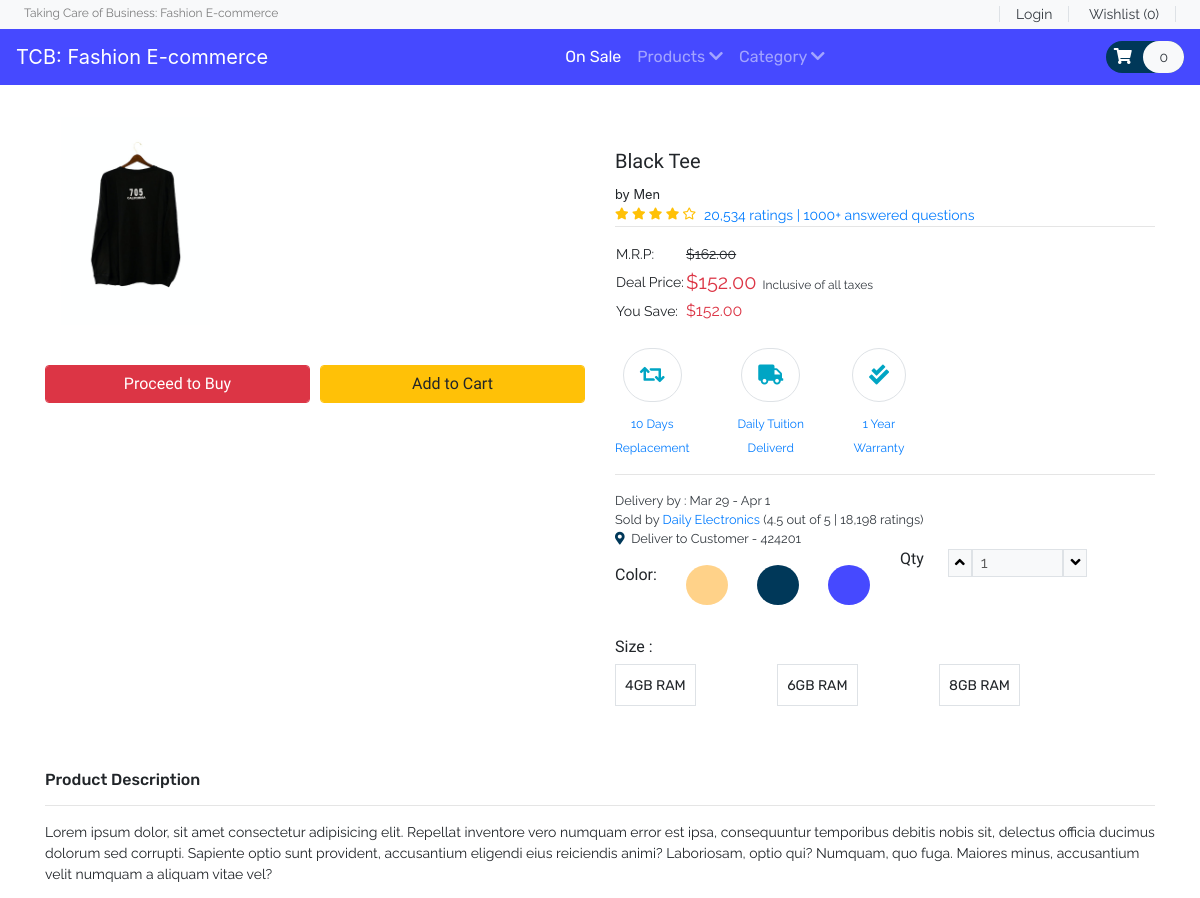
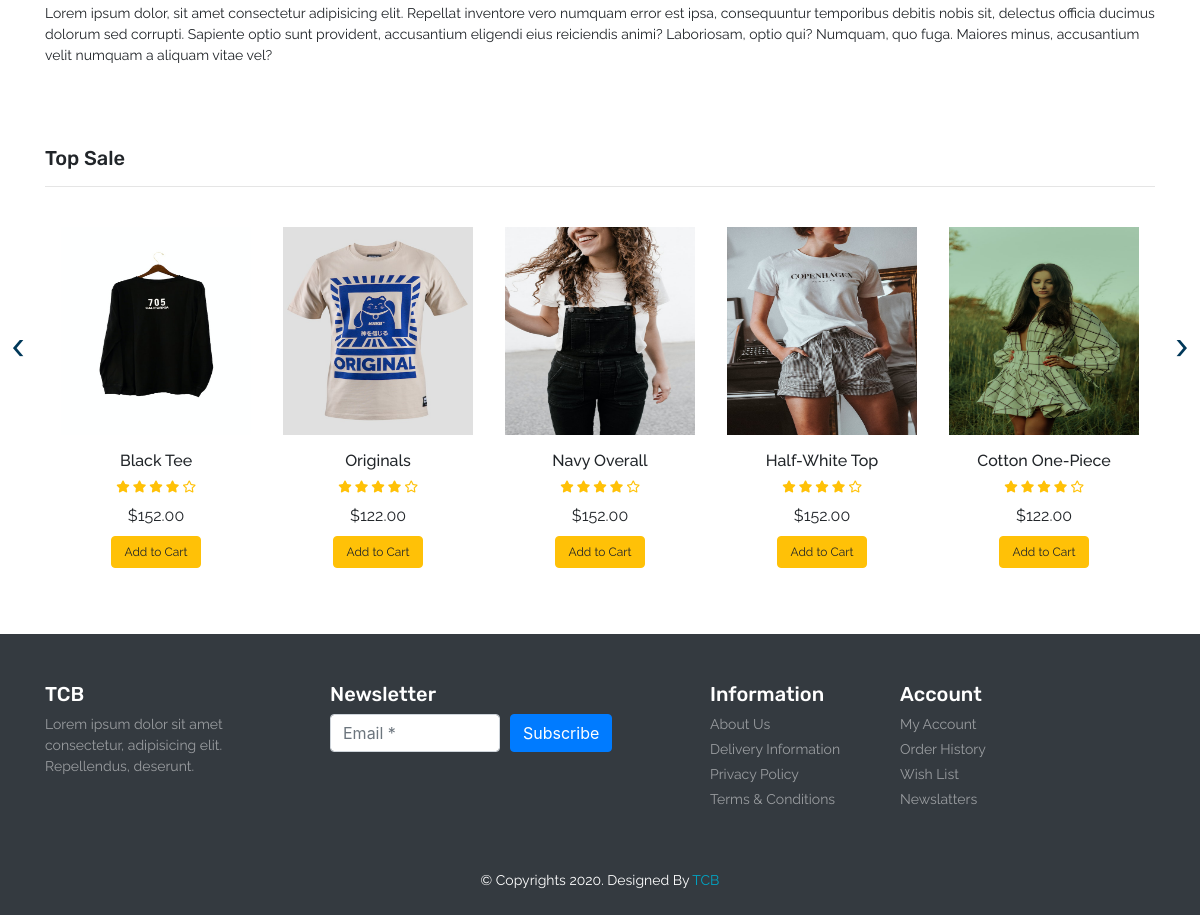
The page /product.php on the database its author committed (2 pictures, top to bottom).
### tables this page shows
CREATE TABLE `product` (
  `item_id` int(11) NOT NULL,
  `item_brand` varchar(200) NOT NULL,
  `item_name` varchar(255) NOT NULL,
  `item_price` double(10,2) NOT NULL,
  `item_image` varchar(255) NOT NULL,
  `item_register` datetime DEFAULT NULL
);

### database/DBController.php (called while the page is built, shortened)
<?php
class DBController
{
    protected $host = 'localhost';
    protected $user = 'root';
    protected $password = '';
    protected $database = "shopee";
    public function __construct()
    {
        $this->con = mysqli_connect($this->host, $this->user, $this->password, $this->database);
    }
}

### functions.php (called while the page is built, shortened)
<?php
require ('database/DBController.php');
require ('database/Product.php');
$db = new DBController();
$product = new Product($db);
$product_shuffle = $product->getData();
$Cart = new Cart($db );

### database/Product.php (called while the page is built, shortened)
<?php
class Product
{
    public $db = null;
    public function __construct(DBController $db)
    {
        $this->db = $db;
    }
    public function getData($table = 'product'){
        $result = $this->db->con->query("SELECT * FROM {$table}");
        $resultArray = array();
        while ($item = mysqli_fetch_array($result, MYSQLI_ASSOC)){
            $resultArray[] = $item;
        }
        return $resultArray;
    }
}

### product.php (called while the page is built)
<?php
include ('header.php');
?>
<?php
    include ('Template/_products.php');
    include ('Template/_top-sale.php');
?>
<?php
include ('footer.php');
?>

### Template/_top-sale.php (the view, shortened to what this page needs)
<?php
    shuffle($product_shuffle);
?>
<section id="top-sale">
    <div class="container py-5">
        <h4 class="font-rubik font-size-20">Top Sale</h4>
        <hr>
        <div class="owl-carousel owl-theme">
            <?php foreach ($product_shuffle as $item) { ?>
            <div class="item py-2">
                <div class="product font-rale">
                    <a href="<?php printf('%s?item_id=%s', 'product.php',  $item['item_id']); ?>"><img src="<?php echo $item['item_image'] ?? "./assets/products/1.png"; ?>" alt="product1" class="img-fluid"></a>
                    <div class="text-center">
                        <h6><?php echo  $item['item_name'] ?? "Unknown";  ?></h6>
                        <div class="rating text-warning font-size-12">
                            <span><i class="fas fa-star"></i></span>
                            <span><i class="fas fa-star"></i></span>
                            <span><i class="fas fa-star"></i></span>
                            <span><i class="fas fa-star"></i></span>
                            <span><i class="far fa-star"></i></span>
                        </div>
                        <div class="price py-2">
                            <span>$<?php echo $item['item_price'] ?? '0' ; ?></span>
                        </div>
                        <form method="post">
                            <?php
                            if (in_array($item['item_id'], $Cart->getCartId($product->getData('cart')) ?? [])){
                                echo '<button type="submit" disabled class="btn btn-success font-size-12">In the Cart</button>';
                            }else{
                                echo '<button type="submit" name="top_sale_submit" class="btn btn-warning font-size-12">Add to Cart</button>';
                            }
                            ?>
                        </form>
                    </div>
                </div>
            </div>
            <?php }  ?>
        </div>
    </div>
</section>

### Template/_products.php
<?php
    $item_id = $_GET['item_id'] ?? 1;
    foreach ($product->getData() as $item) :
        if ($item['item_id'] == $item_id) :
?>
<section id="product" class="py-3">
    <div class="container">
        <div class="row">
            <div class="col-sm-6">
                <img src="<?php echo $item['item_image'] ?? "./assets/products/1.png" ?>" alt="product" class="img-fluid">
                <div class="form-row pt-4 font-size-16 font-baloo">
                    <div class="col">
                        <button type="submit" class="btn btn-danger form-control">Proceed to Buy</button>
                    </div>
                    <div class="col">
                        <?php
                        if (in_array($item['item_id'], $Cart->getCartId($product->getData('cart')) ?? [])){
                            echo '<button type="submit" disabled class="btn btn-success font-size-16 form-control">In the Cart</button>';
                        }else{
                            echo '<button type="submit" name="top_sale_submit" class="btn btn-warning font-size-16 form-control">Add to Cart</button>';
                        }
                        ?>
                    </div>
                </div>
            </div>
            <div class="col-sm-6 py-5">
                <h5 class="font-baloo font-size-20"><?php echo $item['item_name'] ?? "Unknown"; ?></h5>
                <small>by <?php echo $item['item_brand'] ?? "Brand"; ?></small>
                <div class="d-flex">
                    <div class="rating text-warning font-size-12">
                        <span><i class="fas fa-star"></i></span>
                        <span><i class="fas fa-star"></i></span>
                        <span><i class="fas fa-star"></i></span>
                        <span><i class="fas fa-star"></i></span>
                        <span><i class="far fa-star"></i></span>
                    </div>
                    <a href="#" class="px-2 font-rale font-size-14">20,534 ratings | 1000+ answered questions</a>
                </div>
                <hr class="m-0">
                <table class="my-3">
                    <tr class="font-rale font-size-14">
                        <td>M.R.P:</td>
                        <td><strike>$162.00</strike></td>
                    </tr>
                    <tr class="font-rale font-size-14">
                        <td>Deal Price:</td>
                        <td class="font-size-20 text-danger">$<span><?php echo $item['item_price'] ?? 0; ?></span><small class="text-dark font-size-12">&nbsp;&nbsp;Inclusive of all taxes</small></td>
                    </tr>
                    <tr class="font-rale font-size-14">
                        <td>You Save:</td>
                        <td><span class="font-size-16 text-danger">$152.00</span></td>
                    </tr>
                </table>
                <div id="policy">
                    <div class="d-flex">
                        <div class="return text-center mr-5">
                            <div class="font-size-20 my-2 color-second">
                                <span class="fas fa-retweet border p-3 rounded-pill"></span>
                            </div>
                            <a href="#" class="font-rale font-size-12">10 Days <br> Replacement</a>
                        </div>
                        <div class="return text-center mr-5">
                            <div class="font-size-20 my-2 color-second">
                                <span class="fas fa-truck  border p-3 rounded-pill"></span>
                            </div>
                            <a href="#" class="font-rale font-size-12">Daily Tuition <br>Deliverd</a>
                        </div>
                        <div class="return text-center mr-5">
                            <div class="font-size-20 my-2 color-second">
                                <span class="fas fa-check-double border p-3 rounded-pill"></span>
                            </div>
                            <a href="#" class="font-rale font-size-12">1 Year <br>Warranty</a>
                        </div>
                    </div>
                </div>
                <hr>
                <div id="order-details" class="font-rale d-flex flex-column text-dark">
                    <small>Delivery by : Mar 29  - Apr 1</small>
                    <small>Sold by <a href="#">Daily Electronics </a>(4.5 out of 5 | 18,198 ratings)</small>
                    <small><i class="fas fa-map-marker-alt color-primary"></i>&nbsp;&nbsp;Deliver to Customer - 424201</small>
                </div>
                <div class="row">
                    <div class="col-6">
                        <div class="color my-3">
                            <div class="d-flex justify-content-between">
                                <h6 class="font-baloo">Color:</h6>
                                <div class="p-2 color-yellow-bg rounded-circle"><button class="btn font-size-14"></button></div>
                                <div class="p-2 color-primary-bg rounded-circle"><button class="btn font-size-14"></button></div>
                                <div class="p-2 color-second-bg rounded-circle"><button class="btn font-size-14"></button></div>
                            </div>
                        </div>
                    </div>
                    <div class="col-6">
                        <div class="qty d-flex">
                            <h6 class="font-baloo">Qty</h6>
                            <div class="px-4 d-flex font-rale">
                                <button class="qty-up border bg-light" data-id="pro1"><i class="fas fa-angle-up"></i></button>
                                <input type="text" data-id="pro1" class="qty_input border px-2 w-50 bg-light" disabled value="1" placeholder="1">
                                <button data-id="pro1" class="qty-down border bg-light"><i class="fas fa-angle-down"></i></button>
                            </div>
                        </div>
                    </div>
                </div>
                <div class="size my-3">
                    <h6 class="font-baloo">Size :</h6>
                    <div class="d-flex justify-content-between w-75">
                        <div class="font-rubik border p-2">
                            <button class="btn p-0 font-size-14">4GB RAM</button>
                        </div>
                        <div class="font-rubik border p-2">
                            <button class="btn p-0 font-size-14">6GB RAM</button>
                        </div>
                        <div class="font-rubik border p-2">
                            <button class="btn p-0 font-size-14">8GB RAM</button>
                        </div>
                    </div>
                </div>
            </div>
            <div class="col-12">
                <h6 class="font-rubik">Product Description</h6>
                <hr>
                <p class="font-rale font-size-14">Lorem ipsum dolor, sit amet consectetur adipisicing elit. Repellat inventore vero numquam error est ipsa, consequuntur temporibus debitis nobis sit, delectus officia ducimus dolorum sed corrupti. Sapiente optio sunt provident, accusantium eligendi eius reiciendis animi? Laboriosam, optio qui? Numquam, quo fuga. Maiores minus, accusantium velit numquam a aliquam vitae vel?</p>
                <p class="font-rale font-size-14">Lorem ipsum dolor, sit amet consectetur adipisicing elit. Repellat inventore vero numquam error est ipsa, consequuntur temporibus debitis nobis sit, delectus officia ducimus dolorum sed corrupti. Sapiente optio sunt provident, accusantium eligendi eius reiciendis animi? Laboriosam, optio qui? Numquam, quo fuga. Maiores minus, accusantium velit numquam a aliquam vitae vel?</p>
            </div>
        </div>
    </div>
</section>
<?php
        endif;
        endforeach;
?>

### style.css (style rules this page uses)
button, button:focus { outline: none !important; box-shadow: none !important; }
.font-baloo { font-family: "Baloo Thambi 2", cursive; }
.font-rale { font-family: "Raleway", cursive; }
.font-rubik { font-family: "Rubik", cursive; }
.font-size-12 { font-size: 12px; }
.font-size-14 { font-size: 14px; }
.font-size-16 { font-size: 16px; }
.font-size-20 { font-size: 20px; }
.color-primary { color: #003859; }
.color-primary-bg { background: #003859; }
.color-second { color: #00A5C4; }
.color-second-bg { background: #4649FF; }
.color-yellow-bg { background: #FFD289; }
#top-sale .owl-carousel .item .product a { overflow: hidden; }
#top-sale .owl-carousel .item .product img { transition: transform 0.5s ease; }
.img-fluid { height: 15em; padding: 1em; }

### rows shown on the page
product: item_image (picture), item_name "Black Tee", item_brand "Men", item_price "152.00"
product: item_image (picture), item_name "Originals", item_price "122.00"
product: item_image (picture), item_name "Navy Overall", item_price "152.00"
product: item_image (picture), item_name "Half-White Top", item_price "152.00"
product: item_image (picture), item_name "Cotton One-Piece", item_price "122.00"

### other values the page prints
count($product->getData('cart')) "0"
